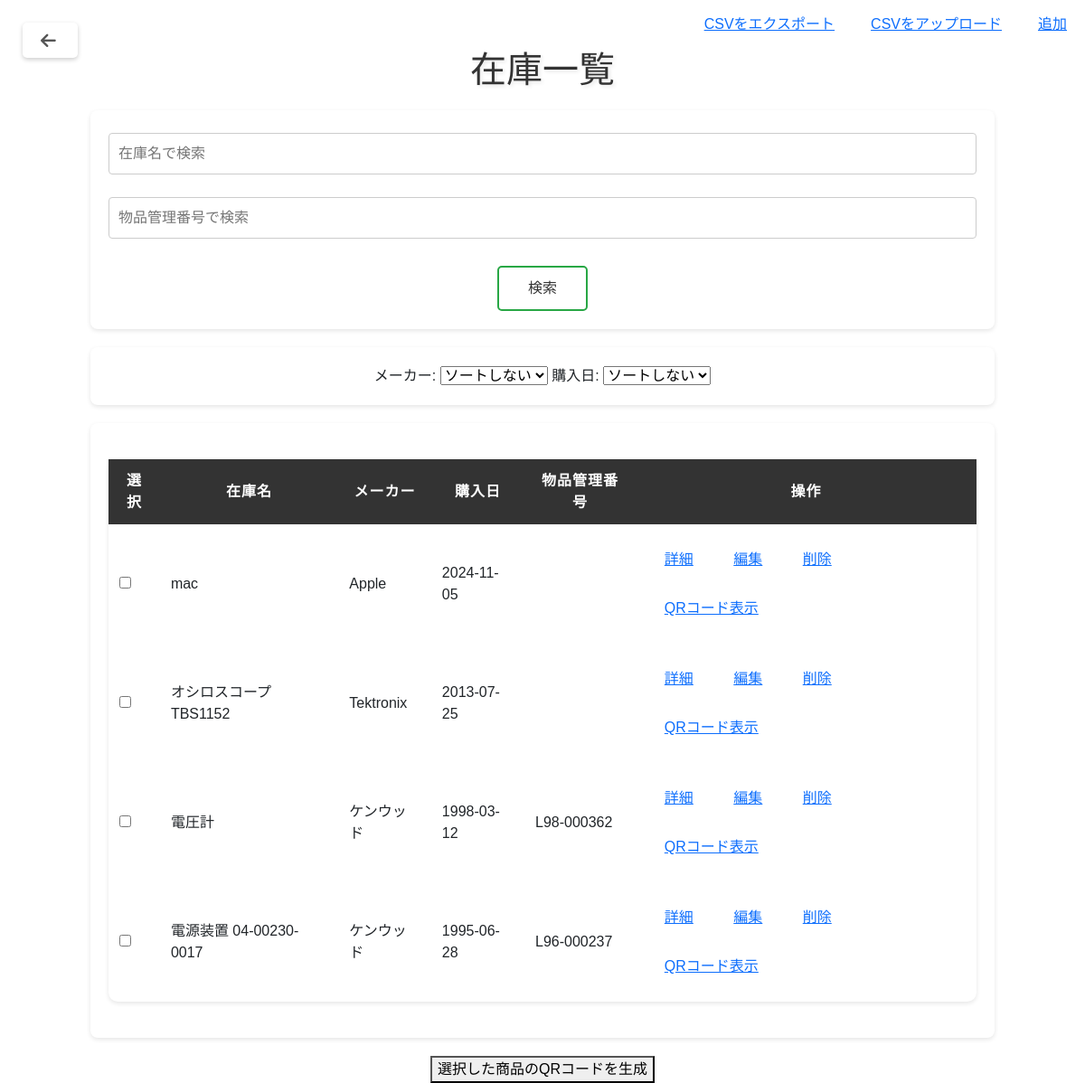
The page /inventory on the database as committed earlier.
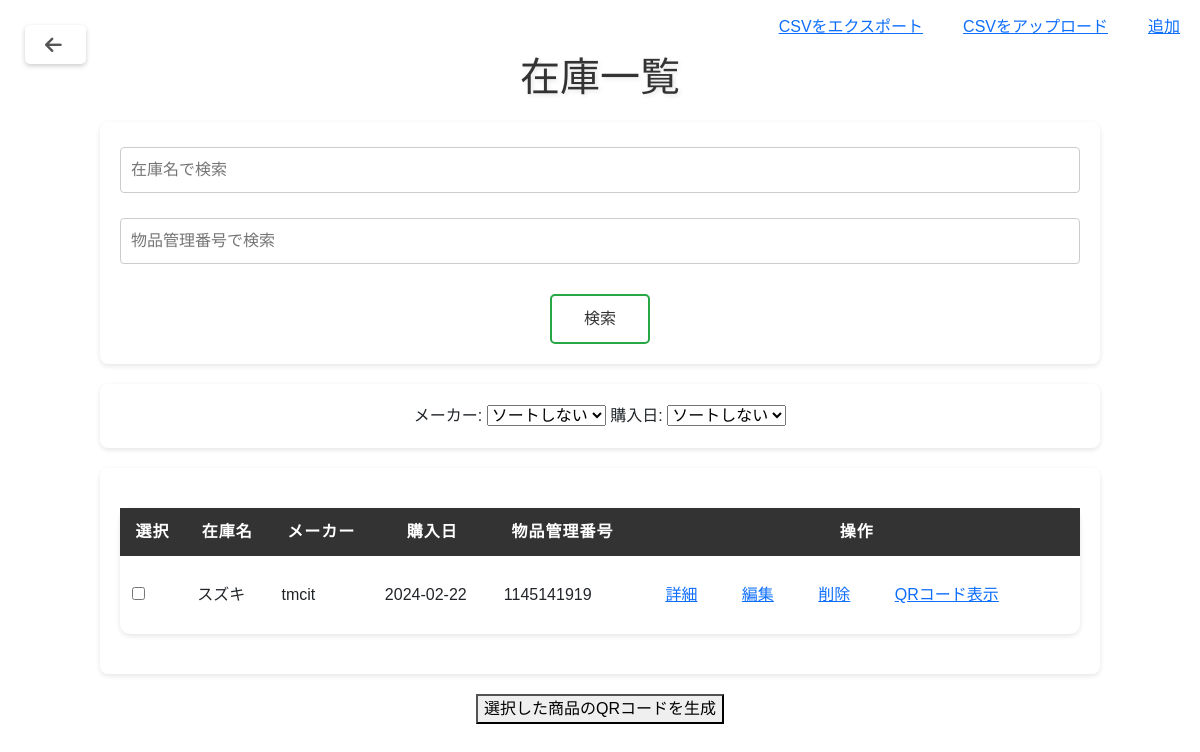
The same page on the database as committed later.
### tables this page shows
CREATE TABLE inventory (
            id INTEGER PRIMARY KEY AUTOINCREMENT,
            product_name TEXT NOT NULL,
            manufacturer TEXT NOT NULL,
            purchase_date TEXT NOT NULL,
            item_number TEXT,  -- 物品管理番号
            description TEXT   -- 説明
        );

### app.py (the view)
@app.route('/inventory')
def inventory():
    conn = get_db_connection()
    search_query = request.args.get('search')
    item_number = request.args.get('item_number')
    sort = request.args.get('sort')
    query = 'SELECT * FROM inventory WHERE 1=1'
    params = []
    if search_query:
        query += ' AND product_name LIKE ?'
        params.append(f'%{search_query}%')
    if item_number:
        query += ' AND item_number = ?'
        params.append(item_number)
    if sort == 'manufacturer':
        query += ' ORDER BY manufacturer'
    elif sort == 'purchase_date_asc':  # 購入日昇順
        query += ' ORDER BY purchase_date ASC'
    elif sort == 'purchase_date_desc':  # 購入日降順
        query += ' ORDER BY purchase_date DESC'
    products = conn.execute(query, params).fetchall()
    conn.close()
    return render_template('inventory.html', products=products)

### app.py (called while the page is built)
def get_db_connection():
    conn = sqlite3.connect('inventory.db')
    conn.row_factory = sqlite3.Row
    return conn

### templates/inventory.html (shortened to what this page needs)
<!DOCTYPE html>
<html lang="ja">
<head>
    <link rel="stylesheet" href="../static/styles.css" type="text/css">
    <link href="https://cdnjs.cloudflare.com/ajax/libs/font-awesome/6.0.0/css/all.min.css" rel="stylesheet">
    <link href="https://cdn.jsdelivr.net/npm/bootstrap@5.0.2/dist/css/bootstrap.min.css" rel="stylesheet"
 />
</head>
</head>
<body>
    <div style="display: flex; justify-content: flex-end;">
        <a href="{{ url_for('export_csv') }}">CSVをエクスポート</a>
        <a href="{{ url_for('upload_csv') }}">CSVをアップロード</a>
        <a href="{{ url_for('show_add_product') }}">追加</a>
    </div>
    <a href="{{ url_for('index') }}" class="back-button">
        <i class="fas fa-arrow-left"></i>
    </a>
    <h1>在庫一覧</h1>
    <form method="GET" action="{{ url_for('inventory') }}">
        <input type="text" name="search" placeholder="在庫名で検索" value="{{ request.args.get('search', '') }}">
        <input type="text" name="item_number" placeholder="物品管理番号で検索" value="{{ request.args.get('item_number', '') }}">
        <input type="submit" value="検索" style="width: 100px; height: 50px; font-size: 16px; margin-top: 10px;">
    </form>
    <form method="GET" action="{{ url_for('inventory') }}">
        <label for="sort_manufacturer">メーカー:</label>
        <select id="sort_manufacturer" name="sort" onchange="this.form.submit()">
            <option value="">ソートしない</option>
        </select>
        <label for="sort_date">購入日:</label>
        <select id="sort_date" name="sort_date" onchange="this.form.submit()">
            <option value="">ソートしない</option>
        </select>
    </form>
    <form method="POST" action="{{ url_for('generate_selected_qrs') }}">
        <div class="pc-table">
            <table>
                <head>
                    <tr>
                        <th>選択</th>
                        <th>在庫名</th>
                        <th>メーカー</th>
                        <th>購入日</th>
                        <th>物品管理番号</th>
                        <th>操作</th>
                    </tr>
                </head>
                <body>
                    {% for product in products %}
                    <tr>
                        <td>
                            <input type="checkbox" name="selected_products" value="{{ product.id }}">
                        </td>
                        <td>{{ product.product_name }}</td>
                        <td>{{ product.manufacturer }}</td>
                        <td>{{ product.purchase_date }}</td>
                        <td>{{ product.item_number }}</td>
                        <td>
                            <a href="{{ url_for('product_detail', product_id=product.id) }}">詳細</a>
                            <a href="{{ url_for('edit_product', product_id=product.id) }}">編集</a>
                            <a href="{{ url_for('delete_product', product_id=product.id) }}">削除</a>
                            <a href="{{ url_for('generate_qr', product_id=product.id) }}">QRコード表示</a>
                        </td>
                    </tr>
                    {% endfor %}
                </body>
            </table>
        </div>
        <button type="submit">選択した商品のQRコードを生成</button>
    </form>
</body>
</html>

### static/styles.css (style rules this page uses)
.pc-table { display: block; }
h1, h2 { text-align: center; color: #333; margin-bottom: 20px; text-shadow: 2px 2px 4px rgba(0, 0, 0, 0.1); }
h1 { font-size: 400%; font-family: 'Hachi Maru Pop', sans-serif; }
a { text-decoration: none; color: #333; position: relative; display: inline-block; padding: 10px 15px; margin: 5px; transition: all 0.3s ease; background-color: transparent; }
a::after { content: ''; position: absolute; width: 0%; height: 2px; bottom: 0; left: 0; background-color: #ab1717; transform-origin: left; transition: width 0.3s ease; }
table { width: 100%; margin: 20px auto; border-collapse: collapse; background-color: white; box-shadow: 0 2px 5px rgba(0, 0, 0, 0.1); border-radius: 10px; }
th, td { padding: 12px; text-align: left; border-bottom: 1px solid #ddd; }
th { background-color: #333; color: white; text-transform: uppercase; letter-spacing: 1px; }
form { max-width: 1000px; margin: 20px auto; padding: 20px; background-color: white; box-shadow: 0 2px 5px rgba(0, 0, 0, 0.1); border-radius: 8px; }
input[type="text"], input[type="date"] { width: 100%; padding: 10px; margin: 5px 0 20px 0; border: 1px solid #ccc; border-radius: 4px; }
input[type="submit"] { background-color: transparent; color: #333; border: 2px solid #28a745; padding: 10px 15px; border-radius: 5px; cursor: pointer; position: relative; transition: all 0.3s ease; }
input[type="submit"]::after { content: ''; position: absolute; width: 100%; height: 2px; bottom: 0; left: 0; background-color: #28a745; transform: scaleX(0); transform-origin: right; transition: transform 0.3s ease; }
.back-button { display: inline-flex; align-items: center; text-decoration: none; color: #555; transition: color 0.3s; position: absolute; top: 20px; left: 20px; font-size: 1.2em; text-decoration: none; padding: 10px 20px; border-radius: 5px; box-shadow: 0 2px 5px rgba(0, 0, 0, 0.2); transition: background-color 0.3s; }
.back-button i { margin-right: 4px; }

### templates/inventory.html (style rules this page uses)
body { text-align: center; font-family: Arial, sans-serif; }

Rows that differ between the two databases and show on the page:
removed inventory: product_name "mac", manufacturer "Apple", purchase_date "2024-11-05"
removed inventory: product_name "オシロスコープ TBS1152", manufacturer "Tektronix", purchase_date "2013-07-25"
removed inventory: product_name "電圧計", manufacturer "ケンウッド", purchase_date "1998-03-12", item_number "L98-000362"
removed inventory: product_name "電源装置 04-00230-0017", manufacturer "ケンウッド", purchase_date "1995-06-28", item_number "L96-000237"
added inventory: product_name "スズキ", manufacturer "tmcit", purchase_date "2024-02-22", item_number "1145141919"
